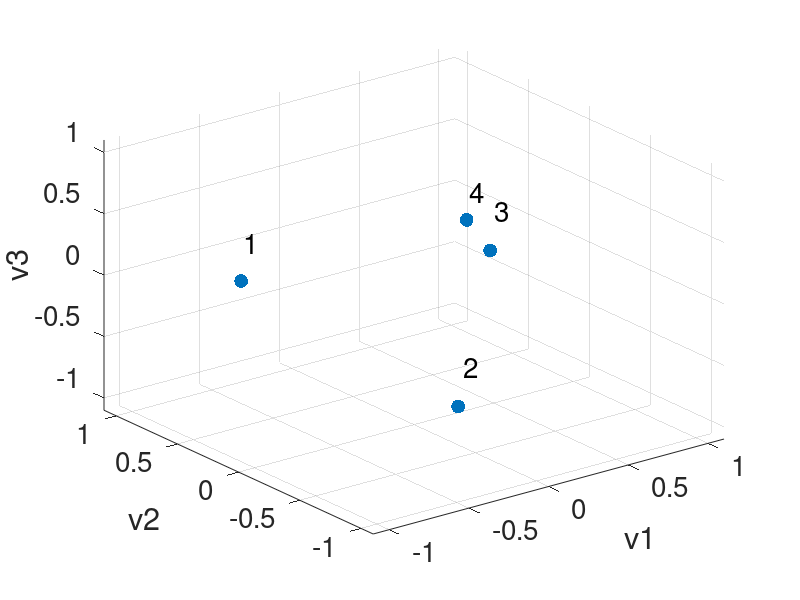
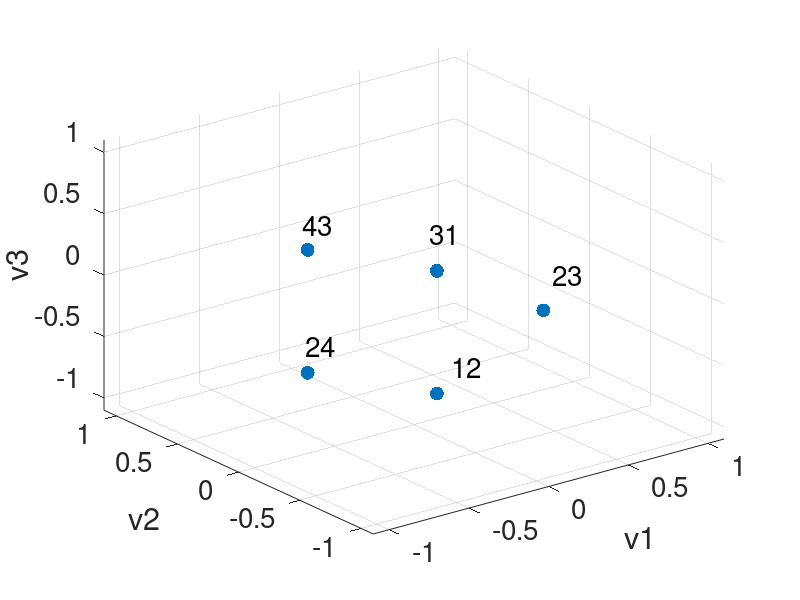
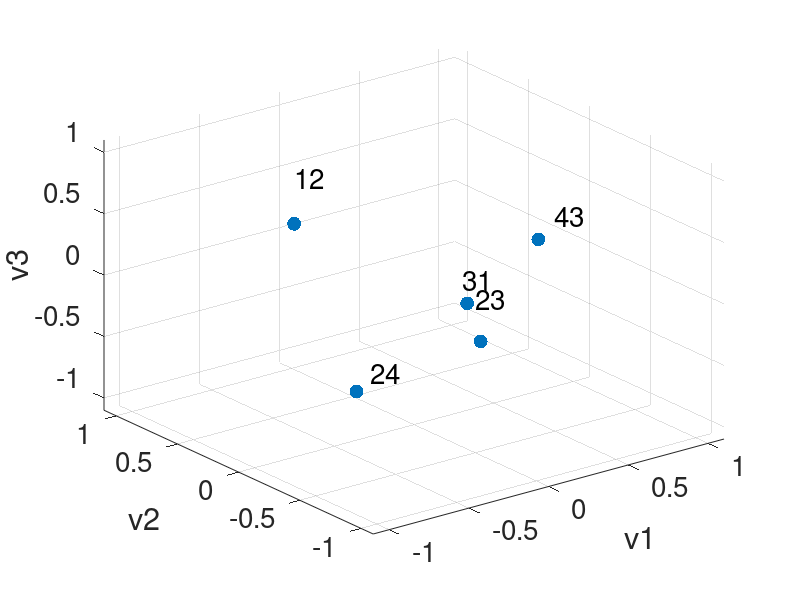
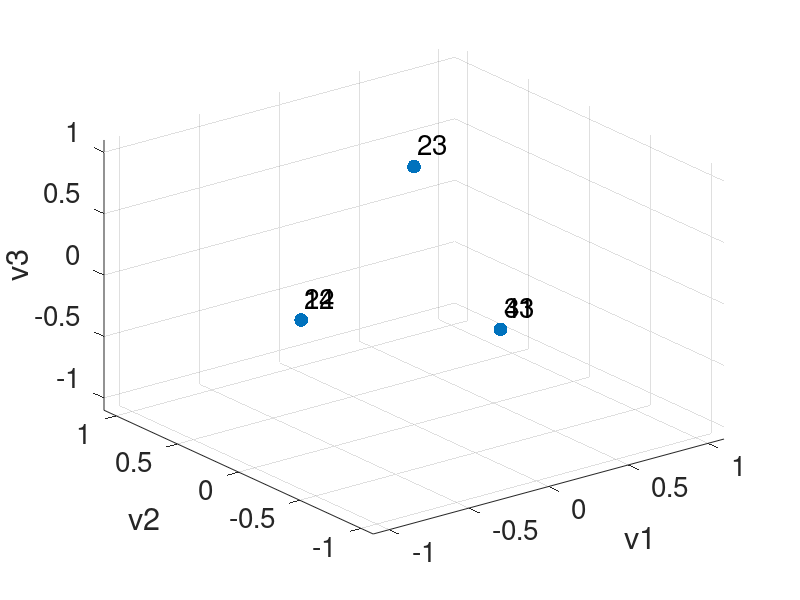

Source code (MATLAB) for these figures, in order:
% Simpliical complices with two triangles sharing the same edge

%%% 4 nodes, 5 edges, 2 triangles
n_node = 4; n_edge =5; n_triangle = 2;
node_name = [1 2 3 4]'; node_name = num2str(node_name); node_label = cellstr(node_name);
edge_name = [12 31 23 24 43]'; edge_name = num2str(edge_name); edge_label = cellstr(edge_name);
trg_name = [132 234]'; trg_name = num2str(trg_name); trg_label = cellstr(trg_name);

% create boundary operators
%%% B1
B1 = [-1 1 0 0 0; 1 0 -1 -1 0; 0 -1 1 0 1; 0 0 0 1 -1];

%%% B2
B2 = [-1 0; -1 0; -1 1; 0 -1; 0 -1];

%%% Permutation matrix
P = [0 0 0 1; 0 0 1 0; 0 1 0 0; 1 0 0 0];
%% Undirected Version

% Hodge Laplacian
L0u = B1 * B1'; % 0-up Laplacian
L1d = B1' * B1; % 1-up Laplacian, n_edge*n_edge matrix
L1u = B2 * B2'; % 1-up Laplacian, n_edge*n_edge matrix
L2d = B2' * B2; % 2-down Laplacian, n_triangle*n_triangle matrix

P * L0u* P' == L0u

% The undirected infered adjacency matrix
A0_up = diag(diag(L0u)) - L0u; % this is the same as the standard adjacency matrix for standard graph
D1_up = diag(diag(L1u));
A1_up = D1_up - L1u; % infered adjacency between edges

% solve the eigenvalues
% 0-up Laplacian
[V0u,D0u] = eig(L0u); % same as normal Laplacian, node 1,2,3 on the left, node 4 in the middle, node 5,6 on the right
idx = kmeans(V0u(:,2),3);
scatter(V0u(:,2),V0u(:,3))
x = V0u(:,2); y = V0u(:,3); z = V0u(:,4); s = 100.* ones(size(x));
scatter3(x, y, z, s, 'filled')
set(gca,'XLim',[-1.1 1.1],'YLim',[-1.1 1.1],'ZLim',[-1.1 1.1])
name = [1 2 3 4]'; name = num2str(name); label = cellstr(name);
dx = 0.1+0.1*rand(size(x)); dy = 0.1+0.1*rand(size(y)); dz = 0.1+0.1*rand(size(z));% displacement so the text does not overlay the data points
text(x+dx, y+dy, z+dz, node_label, 'FontSize', 20);
xlabel('v1');
ylabel('v2');
zlabel('v3');
set(gca,'fontsize',20);
plt.LineWidth = 2;
ax = gca;
exportgraphics(ax,'plots/two_triangles_v1_L0u.eps','Resolution',300) 

L0u*(P*V0u) - (P*V0u)*D0u

% 1-down Laplacian
[V1d,D1d] = eig(L1d); % find clusters of eddges by common nodes 
idx = kmeans(V1d(:,1),3);
x = V1d(:,1); y = V1d(:,2); z = V1d(:,3); s = 100.* ones(size(x));
scatter3(x, y, z, s, 'filled')
set(gca,'XLim',[-1.1 1.1],'YLim',[-1.1 1.1],'ZLim',[-1.1 1.1])
name = [12 31 23 24 43]'; name = num2str(name); label = cellstr(name);
dx = 0.05+0.2*rand(size(x)); dy = 0.05+0.2*rand(size(y)); dz = 0.05+0.2*rand(size(z));% displacement so the text does not overlay the data points
text(x+dx, y+dy, z+dz, edge_label, 'FontSize', 20);
xlabel('v1');
ylabel('v2');
zlabel('v3');
set(gca,'fontsize',20);
plt.LineWidth = 2;
ax = gca;
exportgraphics(ax,'plots/two_triangles_v1_L1d.eps','Resolution',300) 

% 1-up Laplacian
[V1u,D1u] = eig(L1u); % zero eigenvalues find connected components of edges through shared triangles
x = V1u(:,1); y = V1u(:,2); z = V1u(:,3); s = 100.* ones(size(x));
idx = kmeans(V1u(:,1),3);
scatter3(x, y, z, s, 'filled')
set(gca,'XLim',[-1.1 1.1],'YLim',[-1.1 1.1],'ZLim',[-1.1 1.1])
name = [12 31 23 24 43]'; name = num2str(name); label = cellstr(name);
dx = 0.05+0.2*rand(size(x)); dy = 0.05+0.2*rand(size(y)); dz = 0.05+0.2*rand(size(z));% displacement so the text does not overlay the data points
text(x+dx, y+dy, z+dz, edge_label, 'FontSize', 20);
xlabel('v1');
ylabel('v2');
zlabel('v3');
set(gca,'fontsize',20);
plt.LineWidth = 2;
ax = gca;
exportgraphics(ax,'plots/two_triangles_v1_L1u.eps','Resolution',300) 

% 1 Laplacian
[V1,D1] = eig(L1u+L1d); % zero eigenvalues find connected components of edges through shared triangles
x = V1(:,1); y = V1(:,2); z = V1(:,3); s = 100.* ones(size(x));
idx = kmeans(V1(:,1:2),3);
scatter3(x, y, z, s, 'filled')
set(gca,'XLim',[-1.1 1.1],'YLim',[-1.1 1.1],'ZLim',[-1.1 1.1])
name = [12 31 23 24 43]'; name = num2str(name); label = cellstr(name);
dx = 0.1; dy = 0.1; dz = 0.1;% displacement so the text does not overlay the data points
text(x+dx, y+dy, z+dz, edge_label, 'FontSize', 20);
xlabel('v1');
ylabel('v2');
zlabel('v3');
set(gca,'fontsize',20);
plt.LineWidth = 2;
ax = gca;
exportgraphics(ax,'plots/two_triangles_v1_L1.eps','Resolution',300) 

% 2-down Laplacian
[V2d,D2d] = eig(L2d); % find clusters of triangles by common edges 

%% Directed version {1,2,3}, {1,2}, {2,3}, {3,1}
g = 1/3;

%% First version in Ginestra's notes Section B2

% weight of flow
%%% B1
weight_e = [1 1 1 2 2];
Ph1 = repelem(weight_e,[n_node],[1]);
%%% B2
weight_t = [1 2];
Ph2 = repelem(weight_t,[n_edge],[1]);

%%% Directed adjacency matrix
B1M = 0.5*sqrt(2).*B1.*exp(-1i*pi*g*(Ph1.*B1));
B2M = 0.5*sqrt(2).*B2.*exp(-1i*pi*g*(Ph2.*B2));

L0Mu = B1M*B1M';
L1Md = B1M' * B1M;
L1Mu = B2M * B2M';

% 0-up Laplacian
[V,D] = eig(L0Mu); % zero eigenvalues find connected components of edges through shared triangles
Psi = angle(V);s = 100.* ones(size(Psi(:,1)));
idx = kmeans([cos(Psi(:,1)), sin(Psi(:,1))], 3);
scatter(cos(Psi(:,1)),sin(Psi(:,1)), s, 'filled')
set(gca,'XLim',[-1.1 1.1],'YLim',[-1.1 1.1])
name = [1 2 3 4 5 6]'; name = num2str(name); label = cellstr(name);
dx = 0.1+0.2*rand(n_node,1); dy = 0.1+0.2*rand(n_node,1);% displacement so the text does not overlay the data points
xlabel('cos(\theta)');
ylabel('sin(\theta)');
text(cos(Psi(:,1))+dx, sin(Psi(:,1))+dy, node_label, 'FontSize', 20);
set(gca,'fontsize',20);
plt.LineWidth = 2;
ax = gca;
exportgraphics(ax,'plots/two_triangles_v1_L0Mu.eps','Resolution',300) 

% 1-down Magnetic Laplacian
[V, D] = eig(L1Md); % zero eigenvalues find connected components of edges through shared nodes
Psi = angle(V); s = 100.* ones(size(Psi(:,1)));
idx = kmeans([cos(Psi(:,1:2)), sin(Psi(:,1:2))], 3);
scatter(cos(Psi(:,1)),sin(Psi(:,1)), s, 'filled')
set(gca,'XLim',[-1.1 1.1],'YLim',[-1.1 1.1])
name = [12 31 23 24 43 45 64 65]'; name = num2str(name); label = cellstr(name);
xlabel('cos(\theta)');
ylabel('sin(\theta)');
dx = -0.05+0.3*rand(n_edge,1); dy = -0.05+0.3*rand(n_edge,1);% displacement so the text does not overlay the data points
text(cos(Psi(:,1))+dx, sin(Psi(:,1))+dy, edge_label, 'FontSize', 20);
set(gca,'fontsize',20);
plt.LineWidth = 2;
ax = gca;
exportgraphics(ax,'plots/two_triangles_v1_L1Md.eps','Resolution',300) 

% 1-up Magnetic Laplacian
[V,D] = eig(L1Mu); % zero eigenvalues find connected components of edges through shared triangles
Psi = angle(V); s = 100.* ones(size(Psi(:,1)));
idx = kmeans([cos(Psi(:,1:3)), sin(Psi(:,1:3))], 3);
scatter(cos(Psi(:,1)),sin(Psi(:,1)), s, 'filled')
set(gca,'XLim',[-1.1 1.1],'YLim',[-1.1 1.1])
name = [12 31 23 24 43 45 64 65]'; name = num2str(name); label = cellstr(name);
xlabel('cos(\theta)');
ylabel('sin(\theta)');
dx = -0.05+0.3*rand(n_edge,1); dy = -0.05+0.3*rand(n_edge,1);% displacement so the text does not overlay the data points
text(cos(Psi(:,1))+dx, sin(Psi(:,1))+dy, edge_label, 'FontSize', 20);
set(gca,'fontsize',20);
plt.LineWidth = 2;
ax = gca;
exportgraphics(ax,'plots/two_triangles_v1_L1Mu.eps','Resolution',300) 


% 1 Laplacian
[V1M,D1M] = eig(L1Mu + L1Md); % zero eigenvalues find connected components of edges through shared triangles
Psi = angle(V1M);
idx = kmeans([cos(Psi(:,1)), sin(Psi(:,1:2))], 3);
scatter(cos(Psi(:,1)),sin(Psi(:,1)), s, 'filled')
set(gca,'XLim',[-1.1 1.1],'YLim',[-1.1 1.1])
name = [12 31 23 42 34 45 64 65]'; name = num2str(name); label = cellstr(name);
xlabel('cos(\theta)');
ylabel('sin(\theta)');
dx = 0.1; dy = 0.1;% displacement so the text does not overlay the data points
text(cos(Psi(:,1))+dx, sin(Psi(:,1))+dy, edge_label, 'FontSize', 20);
set(gca,'fontsize',20);
plt.LineWidth = 2;
ax = gca;
exportgraphics(ax,'plots/two_triangles_v1_L1M.eps','Resolution',300) 

